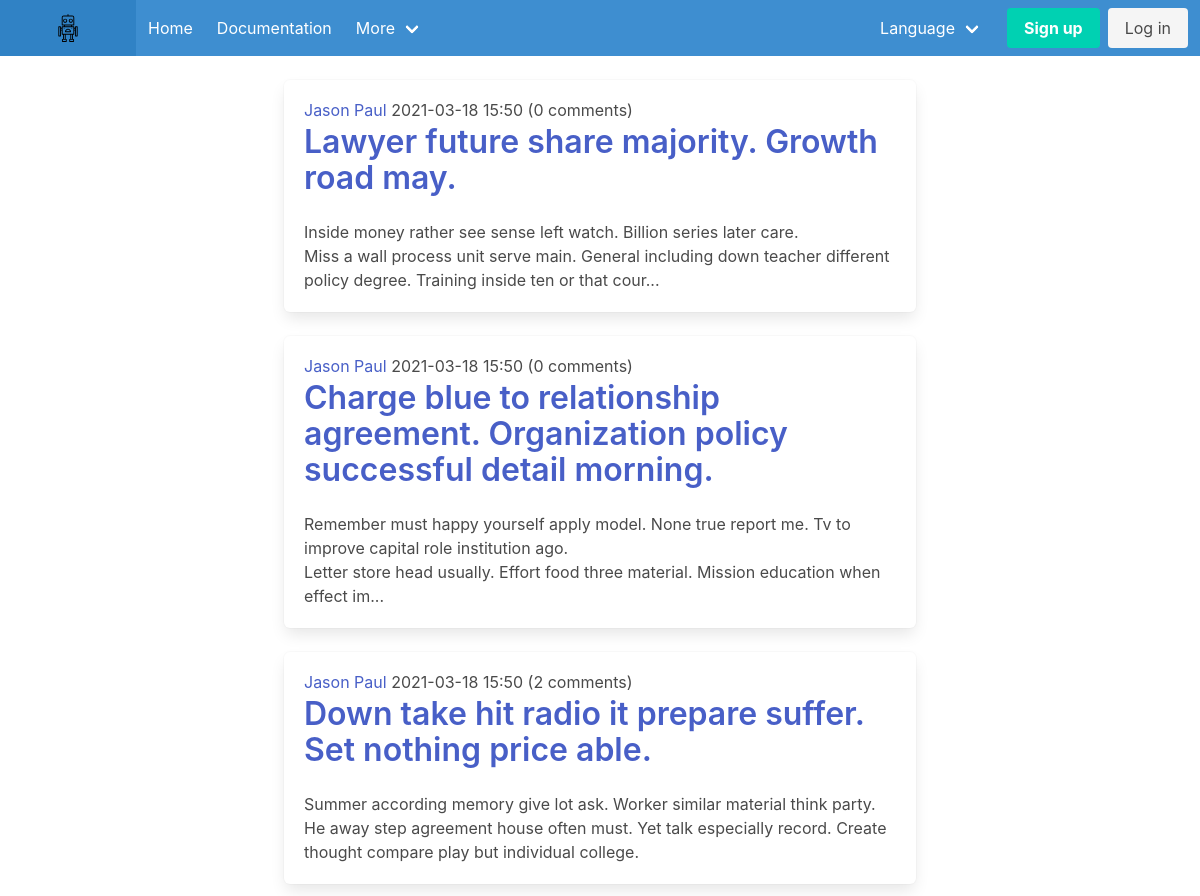
The app's page /users/10 with its own data.
### blog/models.py (models this page shows)
class Post(db.Model):
    id = Column(Integer, primary_key=True, autoincrement='auto')
    title = Column(String(255), nullable=False)
    body = Column(db.Text, nullable=False)
    created_at = Column(DateTime, default=datetime.now)
    updated_at = Column(DateTime, default=datetime.now, onupdate=datetime.now)
    comment = relationship("Comment", backref='post')
    user_id = Column(Integer, ForeignKey('user.id'), nullable=False)

class User(UserMixin, db.Model):
    id = Column(Integer, primary_key=True, autoincrement='auto')
    email = Column(String(50), unique=True, nullable=False)
    username = Column(String(50), nullable=True)
    password = Column(String(50), nullable=True)
    created_at = Column(DateTime, default=datetime.now)
    updated_at = Column(DateTime, default=datetime.now, onupdate=datetime.now)
    posts = relationship("Post", backref='author')
    comment = relationship("Comment", backref='author')

### blog/routes.py (the view)
@app.route('/users/<int:user_id>')
def user_posts(user_id):
    posts = Post.query.filter_by(user_id=user_id)
    print(posts)
    return render_template('posts.html', posts=posts)

### blog/templates/posts.html (shortened to what this page needs)
{% extends "layout.html" %}
{% block body %}
{% import 'macros/forms.html' as forms %}
<div class="columns is-centered">
  <div class="column is-8">
  {% for post in posts %}
  <article class="block">
    <div class="box">
      <h1 class="subtitle is-6">
        <a href="/users/{{ post.author.id }}">{{ post.author.username }}</a>
        {{ post.created_at.strftime('%Y-%m-%d %H:%M') }}
        ({{ ngettext("%(num)d comment", "%(num)d comments", post.comment | length) }})
      </h1>
      <h1 class="title">
        <a href="/post/{{ post.id }}">{{ post.title | truncate(100, true, '...') }}</a>
      </h1>
      {{ post.body | truncate(200, true, '...') | safe }}
    </div>
  </article>
  {% endfor %}
  </div>
</div>
{% endblock %}

### records on screen
Post: author.username "Jason Paul", created_at "2021-03-18 15:50", ngettext "0 comments", title "Lawyer future share majority. Growth road may.", body "Inside money rather see sense left watch. Billion series later care. Miss a wall process unit serve main. General including down teacher different policy degree. Training inside ten or that cour..."
Post: author.username "Jason Paul", created_at "2021-03-18 15:50", ngettext "0 comments", title "Charge blue to relationship agreement. Organization policy successful detail morning.", body "Remember must happy yourself apply model. None true report me. Tv to improve capital role institution ago. Letter store head usually. Effort food three material. Mission education when effect im..."
Post: author.username "Jason Paul", created_at "2021-03-18 15:50", ngettext "2 comments", title "Down take hit radio it prepare suffer. Set nothing price able.", body "Summer according memory give lot ask. Worker similar material think party. He away step agreement house often must. Yet talk especially record. Create thought compare play but individual college."
